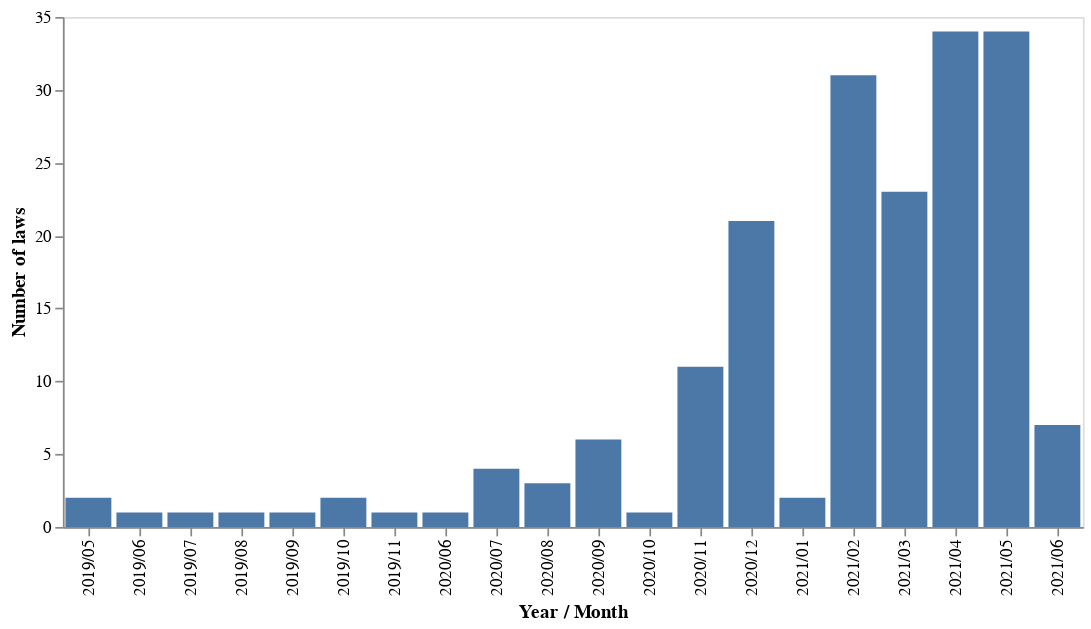

The code cell stored with this chart in its notebook:
### Code cell
query= "Technology"

params=dict(q=query, limit = 500)




lexai_url = "http://35.223.18.2/indexes/eurlex/search"
result = requests.get(lexai_url,params=params,headers=headers).json()
data_eurlex_df = pd.DataFrame(result["hits"])
import altair as alt
import numpy as np
import pandas as pd

data_eurlex_df['year/month']=data_eurlex_df['date'].str[0:7]

source=data_eurlex_df
alt.Chart(source).mark_bar().encode(
    alt.X('year/month',title='Year / Month'),
    alt.Y('count(year/month)',title='Number of laws')
).properties(width=600).configure_axis(grid=False)

### Figure 1 — Vega-Lite specification as saved in the notebook (floating-point values rounded to 4 significant figures; data arrays with more than 128 entries replaced by an {"elided": "..."} marker saying what was removed)
{"config": {"view": {"continuousWidth": 400, "continuousHeight": 300}, "axis": {"grid": false}}, "data": {"name": "data-09a6347672ab9293e8ead07a28608a9e"}, "mark": "bar", "encoding": {"x": {"type": "nominal", "field": "year/month", "title": "Year / Month"}, "y": {"type": "nominal", "aggregate": "count", "field": "year/month", "title": "Number of laws"}}, "width": 600, "$schema": "https://vega.github.io/schema/vega-lite/v4.8.1.json", "datasets": {"data-09a6347672ab9293e8ead07a28608a9e": {"elided": "187 records"}}}
